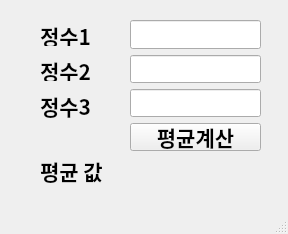
<?xml version="1.0" encoding="UTF-8"?>
<ui version="4.0">
 <class>MainWindow</class>
 <widget class="QMainWindow" name="MainWindow">
  <property name="geometry">
   <rect>
    <x>0</x>
    <y>0</y>
    <width>288</width>
    <height>234</height>
   </rect>
  </property>
  <property name="windowTitle">
   <string>MainWindow</string>
  </property>
  <widget class="QWidget" name="centralwidget">
   <widget class="QWidget" name="verticalLayoutWidget">
    <property name="geometry">
     <rect>
      <x>130</x>
      <y>20</y>
      <width>131</width>
      <height>131</height>
     </rect>
    </property>
    <property name="font">
     <font>
      <family>경기천년바탕 Bold</family>
      <pointsize>16</pointsize>
      <weight>75</weight>
      <bold>true</bold>
     </font>
    </property>
    <layout class="QVBoxLayout" name="verticalLayout">
     <item>
      <widget class="QLineEdit" name="e_1">
       <property name="font">
        <font>
         <family>경기천년바탕 Bold</family>
         <pointsize>16</pointsize>
         <weight>75</weight>
         <bold>true</bold>
        </font>
       </property>
      </widget>
     </item>
     <item>
      <widget class="QLineEdit" name="e_2">
       <property name="font">
        <font>
         <family>경기천년바탕 Bold</family>
         <pointsize>16</pointsize>
         <weight>75</weight>
         <bold>true</bold>
        </font>
       </property>
      </widget>
     </item>
     <item>
      <widget class="QLineEdit" name="e_3">
       <property name="font">
        <font>
         <family>경기천년바탕 Bold</family>
         <pointsize>16</pointsize>
         <weight>75</weight>
         <bold>true</bold>
        </font>
       </property>
      </widget>
     </item>
     <item>
      <widget class="QPushButton" name="btn">
       <property name="font">
        <font>
         <family>경기천년바탕 Bold</family>
         <pointsize>16</pointsize>
         <weight>75</weight>
         <bold>true</bold>
        </font>
       </property>
       <property name="text">
        <string>평균계산</string>
       </property>
      </widget>
     </item>
    </layout>
   </widget>
   <widget class="QLabel" name="label">
    <property name="geometry">
     <rect>
      <x>40</x>
      <y>25</y>
      <width>81</width>
      <height>21</height>
     </rect>
    </property>
    <property name="font">
     <font>
      <family>경기천년바탕 Bold</family>
      <pointsize>16</pointsize>
      <weight>75</weight>
      <bold>true</bold>
     </font>
    </property>
    <property name="text">
     <string>정수1</string>
    </property>
   </widget>
   <widget class="QLabel" name="label_2">
    <property name="geometry">
     <rect>
      <x>40</x>
      <y>60</y>
      <width>56</width>
      <height>21</height>
     </rect>
    </property>
    <property name="font">
     <font>
      <family>경기천년바탕 Bold</family>
      <pointsize>16</pointsize>
      <weight>75</weight>
      <bold>true</bold>
     </font>
    </property>
    <property name="text">
     <string>정수2</string>
    </property>
   </widget>
   <widget class="QLabel" name="label_3">
    <property name="geometry">
     <rect>
      <x>40</x>
      <y>90</y>
      <width>56</width>
      <height>31</height>
     </rect>
    </property>
    <property name="font">
     <font>
      <family>경기천년바탕 Bold</family>
      <pointsize>16</pointsize>
      <weight>75</weight>
      <bold>true</bold>
     </font>
    </property>
    <property name="text">
     <string>정수3</string>
    </property>
   </widget>
   <widget class="QLabel" name="result">
    <property name="geometry">
     <rect>
      <x>40</x>
      <y>155</y>
      <width>221</width>
      <height>31</height>
     </rect>
    </property>
    <property name="font">
     <font>
      <family>경기천년바탕 Bold</family>
      <pointsize>16</pointsize>
      <weight>75</weight>
      <bold>true</bold>
     </font>
    </property>
    <property name="text">
     <string>평균 값</string>
    </property>
   </widget>
  </widget>
  <widget class="QMenuBar" name="menubar">
   <property name="geometry">
    <rect>
     <x>0</x>
     <y>0</y>
     <width>288</width>
     <height>21</height>
    </rect>
   </property>
  </widget>
  <widget class="QStatusBar" name="statusbar"/>
 </widget>
 <resources/>
 <connections/>
</ui>
